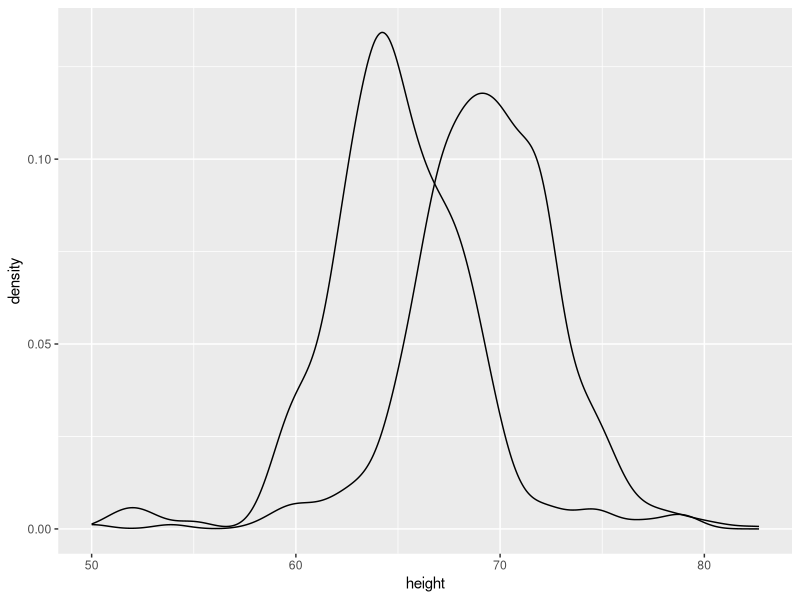
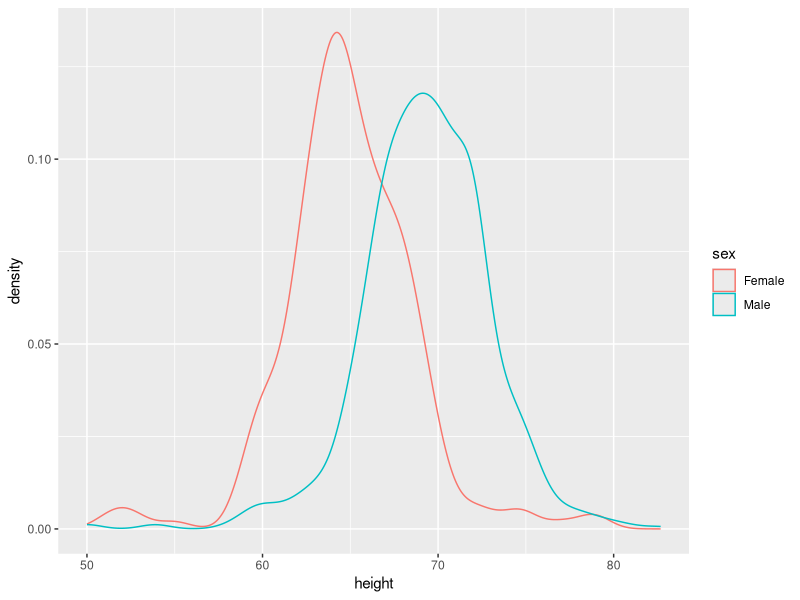
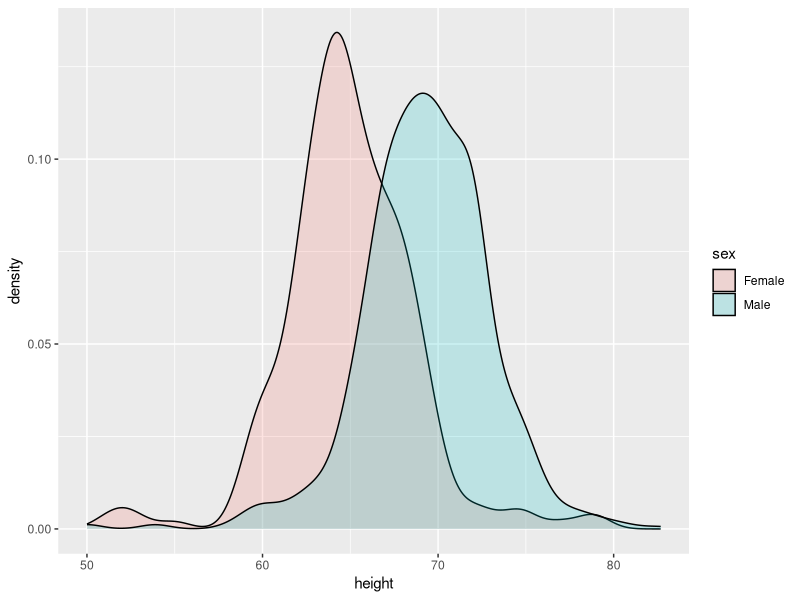

These charts were generated, in order, by the following R code:
library(dplyr)
library(dslabs)
library(ggplot2)
data(heights)

# Now we are going to make density plots for males and females separate using
# group argument:
heights %>% 
  ggplot( aes( height, group = sex ) ) + geom_density( )

# or we can use:
# Using color has the added benefit that it uses color to distinguish the groups:
heights %>% 
  ggplot( aes(height, color = sex ) ) + geom_density( )

# However, here the second density is drawn over the other. 
# We can change this by using something called alpha.
heights %>% 
  ggplot( aes(height, fill = sex) ) + 
  geom_density( alpha = 0.2 ) 
